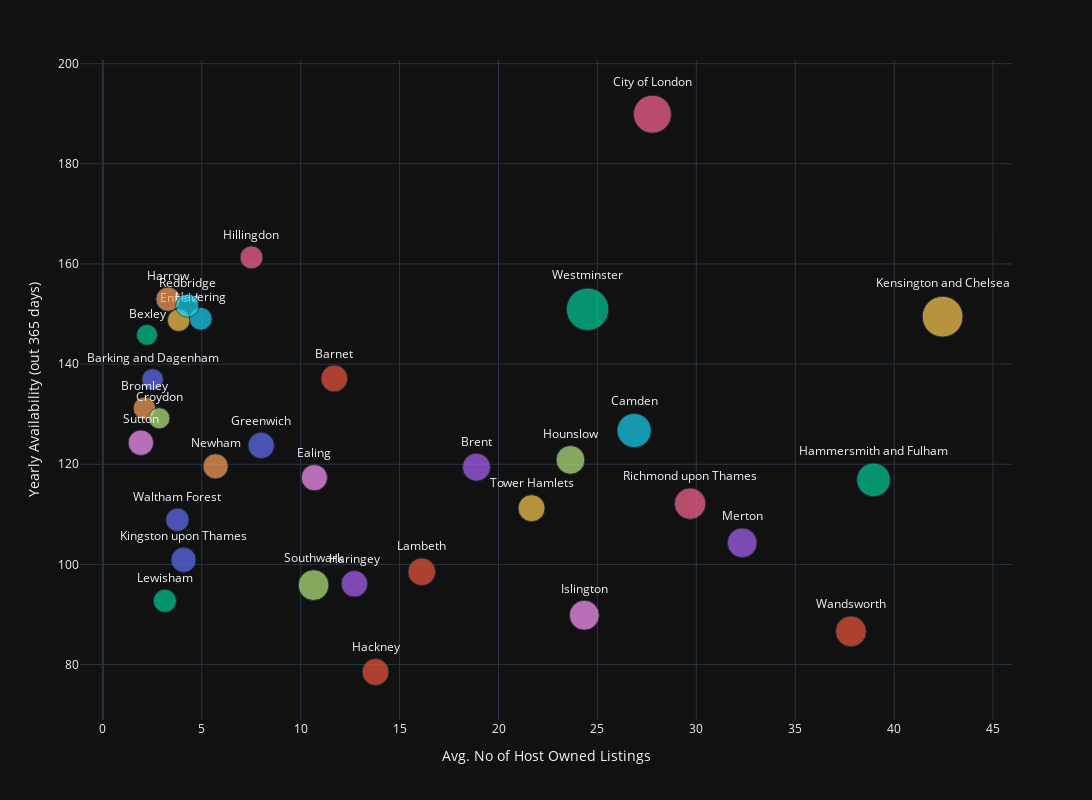

Notebook cell for this chart:
### Code cell
custom_scatter(neighbourhood_avgs, "Avg. No of Host Owned Listings", "Yearly Availability (out 365 days)", "neighbourhood", "neighbourhood", 'Avg. Listing Price (£)')

### Figure 1 — Plotly figure (JSON) as saved in the notebook; plotly's stock layout.template omitted (floating-point values rounded to 4 significant figures)
{"data": [{"hovertemplate": "neighbourhood=%{text}<br>Avg. No of Host Owned Listings=%{x}<br>Yearly Availability (out 365 days)=%{y}<br>Avg. Listing Price (£)=%{marker.size}<extra></extra>", "legendgroup": "Barking and Dagenham", "marker": {"color": "#636efa", "size": [59.83], "sizemode": "area", "sizeref": 0.2619, "symbol": "circle"}, "mode": "markers+text", "name": "Barking and Dagenham", "orientation": "v", "showlegend": true, "text": ["Barking and Dagenham"], "textposition": "top center", "type": "scatter", "x": [2.515], "xaxis": "x", "y": [136.9], "yaxis": "y"}, {"hovertemplate": "neighbourhood=%{text}<br>Avg. No of Host Owned Listings=%{x}<br>Yearly Availability (out 365 days)=%{y}<br>Avg. Listing Price (£)=%{marker.size}<extra></extra>", "legendgroup": "Barnet", "marker": {"color": "#EF553B", "size": [93.64], "sizemode": "area", "sizeref": 0.2619, "symbol": "circle"}, "mode": "markers+text", "name": "Barnet", "orientation": "v", "showlegend": true, "text": ["Barnet"], "textposition": "top center", "type": "scatter", "x": [11.7], "xaxis": "x", "y": [137.1], "yaxis": "y"}, {"hovertemplate": "neighbourhood=%{text}<br>Avg. No of Host Owned Listings=%{x}<br>Yearly Availability (out 365 days)=%{y}<br>Avg. Listing Price (£)=%{marker.size}<extra></extra>", "legendgroup": "Bexley", "marker": {"color": "#00cc96", "size": [57.45], "sizemode": "area", "sizeref": 0.2619, "symbol": "circle"}, "mode": "markers+text", "name": "Bexley", "orientation": "v", "showlegend": true, "text": ["Bexley"], "textposition": "top center", "type": "scatter", "x": [2.234], "xaxis": "x", "y": [145.8], "yaxis": "y"}, {"hovertemplate": "neighbourhood=%{text}<br>Avg. No of Host Owned Listings=%{x}<br>Yearly Availability (out 365 days)=%{y}<br>Avg. Listing Price (£)=%{marker.size}<extra></extra>", "legendgroup": "Brent", "marker": {"color": "#ab63fa", "size": [102.2], "sizemode": "area", "sizeref": 0.2619, "symbol": "circle"}, "mode": "markers+text", "name": "Brent", "orientation": "v", "showlegend": true, "text": ["Brent"], "textposition": "top center", "type": "scatter", "x": [18.89], "xaxis": "x", "y": [119.4], "yaxis": "y"}, {"hovertemplate": "neighbourhood=%{text}<br>Avg. No of Host Owned Listings=%{x}<br>Yearly Availability (out 365 days)=%{y}<br>Avg. Listing Price (£)=%{marker.size}<extra></extra>", "legendgroup": "Bromley", "marker": {"color": "#FFA15A", "size": [65.46], "sizemode": "area", "sizeref": 0.2619, "symbol": "circle"}, "mode": "markers+text", "name": "Bromley", "orientation": "v", "showlegend": true, "text": ["Bromley"], "textposition": "top center", "type": "scatter", "x": [2.102], "xaxis": "x", "y": [131.2], "yaxis": "y"}, {"hovertemplate": "neighbourhood=%{text}<br>Avg. No of Host Owned Listings=%{x}<br>Yearly Availability (out 365 days)=%{y}<br>Avg. Listing Price (£)=%{marker.size}<extra></extra>", "legendgroup": "Camden", "marker": {"color": "#19d3f3", "size": [153.2], "sizemode": "area", "sizeref": 0.2619, "symbol": "circle"}, "mode": "markers+text", "name": "Camden", "orientation": "v", "showlegend": true, "text": ["Camden"], "textposition": "top center", "type": "scatter", "x": [26.86], "xaxis": "x", "y": [126.7], "yaxis": "y"}, {"hovertemplate": "neighbourhood=%{text}<br>Avg. No of Host Owned Listings=%{x}<br>Yearly Availability (out 365 days)=%{y}<br>Avg. Listing Price (£)=%{marker.size}<extra></extra>", "legendgroup": "City of London", "marker": {"color": "#FF6692", "size": [188.5], "sizemode": "area", "sizeref": 0.2619, "symbol": "circle"}, "mode": "markers+text", "name": "City of London", "orientation": "v", "showlegend": true, "text": ["City of London"], "textposition": "top center", "type": "scatter", "x": [27.78], "xaxis": "x", "y": [189.9], "yaxis": "y"}, {"hovertemplate": "neighbourhood=%{text}<br>Avg. No of Host Owned Listings=%{x}<br>Yearly Availability (out 365 days)=%{y}<br>Avg. Listing Price (£)=%{marker.size}<extra></extra>", "legendgroup": "Croydon", "marker": {"color": "#B6E880", "size": [59.14], "sizemode": "area", "sizeref": 0.2619, "symbol": "circle"}, "mode": "markers+text", "name": "Croydon", "orientation": "v", "showlegend": true, "text": ["Croydon"], "textposition": "top center", "type": "scatter", "x": [2.852], "xaxis": "x", "y": [129.2], "yaxis": "y"}, {"hovertemplate": "neighbourhood=%{text}<br>Avg. No of Host Owned Listings=%{x}<br>Yearly Availability (out 365 days)=%{y}<br>Avg. Listing Price (£)=%{marker.size}<extra></extra>", "legendgroup": "Ealing", "marker": {"color": "#FF97FF", "size": [90.22], "sizemode": "area", "sizeref": 0.2619, "symbol": "circle"}, "mode": "markers+text", "name": "Ealing", "orientation": "v", "showlegend": true, "text": ["Ealing"], "textposition": "top center", "type": "scatter", "x": [10.69], "xaxis": "x", "y": [117.3], "yaxis": "y"}, {"hovertemplate": "neighbourhood=%{text}<br>Avg. No of Host Owned Listings=%{x}<br>Yearly Availability (out 365 days)=%{y}<br>Avg. Listing Price (£)=%{marker.size}<extra></extra>", "legendgroup": "Enfield", "marker": {"color": "#FECB52", "size": [66.44], "sizemode": "area", "sizeref": 0.2619, "symbol": "circle"}, "mode": "markers+text", "name": "Enfield", "orientation": "v", "showlegend": true, "text": ["Enfield"], "textposition": "top center", "type": "scatter", "x": [3.832], "xaxis": "x", "y": [148.8], "yaxis": "y"}, {"hovertemplate": "neighbourhood=%{text}<br>Avg. No of Host Owned Listings=%{x}<br>Yearly Availability (out 365 days)=%{y}<br>Avg. Listing Price (£)=%{marker.size}<extra></extra>", "legendgroup": "Greenwich", "marker": {"color": "#636efa", "size": [90.28], "sizemode": "area", "sizeref": 0.2619, "symbol": "circle"}, "mode": "markers+text", "name": "Greenwich", "orientation": "v", "showlegend": true, "text": ["Greenwich"], "textposition": "top center", "type": "scatter", "x": [8.006], "xaxis": "x", "y": [123.8], "yaxis": "y"}, {"hovertemplate": "neighbourhood=%{text}<br>Avg. No of Host Owned Listings=%{x}<br>Yearly Availability (out 365 days)=%{y}<br>Avg. Listing Price (£)=%{marker.size}<extra></extra>", "legendgroup": "Hackney", "marker": {"color": "#EF553B", "size": [94.47], "sizemode": "area", "sizeref": 0.2619, "symbol": "circle"}, "mode": "markers+text", "name": "Hackney", "orientation": "v", "showlegend": true, "text": ["Hackney"], "textposition": "top center", "type": "scatter", "x": [13.78], "xaxis": "x", "y": [78.52], "yaxis": "y"}, {"hovertemplate": "neighbourhood=%{text}<br>Avg. No of Host Owned Listings=%{x}<br>Yearly Availability (out 365 days)=%{y}<br>Avg. Listing Price (£)=%{marker.size}<extra></extra>", "legendgroup": "Hammersmith and Fulham", "marker": {"color": "#00cc96", "size": [148.2], "sizemode": "area", "sizeref": 0.2619, "symbol": "circle"}, "mode": "markers+text", "name": "Hammersmith and Fulham", "orientation": "v", "showlegend": true, "text": ["Hammersmith and Fulham"], "textposition": "top center", "type": "scatter", "x": [38.96], "xaxis": "x", "y": [116.9], "yaxis": "y"}, {"hovertemplate": "neighbourhood=%{text}<br>Avg. No of Host Owned Listings=%{x}<br>Yearly Availability (out 365 days)=%{y}<br>Avg. Listing Price (£)=%{marker.size}<extra></extra>", "legendgroup": "Haringey", "marker": {"color": "#ab63fa", "size": [91.64], "sizemode": "area", "sizeref": 0.2619, "symbol": "circle"}, "mode": "markers+text", "name": "Haringey", "orientation": "v", "showlegend": true, "text": ["Haringey"], "textposition": "top center", "type": "scatter", "x": [12.72], "xaxis": "x", "y": [96.13], "yaxis": "y"}, {"hovertemplate": "neighbourhood=%{text}<br>Avg. No of Host Owned Listings=%{x}<br>Yearly Availability (out 365 days)=%{y}<br>Avg. Listing Price (£)=%{marker.size}<extra></extra>", "legendgroup": "Harrow", "marker": {"color": "#FFA15A", "size": [78.04], "sizemode": "area", "sizeref": 0.2619, "symbol": "circle"}, "mode": "markers+text", "name": "Harrow", "orientation": "v", "showlegend": true, "text": ["Harrow"], "textposition": "top center", "type": "scatter", "x": [3.296], "xaxis": "x", "y": [153.0], "yaxis": "y"}, {"hovertemplate": "neighbourhood=%{text}<br>Avg. No of Host Owned Listings=%{x}<br>Yearly Availability (out 365 days)=%{y}<br>Avg. Listing Price (£)=%{marker.size}<extra></extra>", "legendgroup": "Havering", "marker": {"color": "#19d3f3", "size": [67.68], "sizemode": "area", "sizeref": 0.2619, "symbol": "circle"}, "mode": "markers+text", "name": "Havering", "orientation": "v", "showlegend": true, "text": ["Havering"], "textposition": "top center", "type": "scatter", "x": [4.949], "xaxis": "x", "y": [149.0], "yaxis": "y"}, {"hovertemplate": "neighbourhood=%{text}<br>Avg. No of Host Owned Listings=%{x}<br>Yearly Availability (out 365 days)=%{y}<br>Avg. Listing Price (£)=%{marker.size}<extra></extra>", "legendgroup": "Hillingdon", "marker": {"color": "#FF6692", "size": [68.28], "sizemode": "area", "sizeref": 0.2619, "symbol": "circle"}, "mode": "markers+text", "name": "Hillingdon", "orientation": "v", "showlegend": true, "text": ["Hillingdon"], "textposition": "top center", "type": "scatter", "x": [7.514], "xaxis": "x", "y": [161.3], "yaxis": "y"}, {"hovertemplate": "neighbourhood=%{text}<br>Avg. No of Host Owned Listings=%{x}<br>Yearly Availability (out 365 days)=%{y}<br>Avg. Listing Price (£)=%{marker.size}<extra></extra>", "legendgroup": "Hounslow", "marker": {"color": "#B6E880", "size": [108.5], "sizemode": "area", "sizeref": 0.2619, "symbol": "circle"}, "mode": "markers+text", "name": "Hounslow", "orientation": "v", "showlegend": true, "text": ["Hounslow"], "textposition": "top center", "type": "scatter", "x": [23.64], "xaxis": "x", "y": [120.9], "yaxis": "y"}, {"hovertemplate": "neighbourhood=%{text}<br>Avg. No of Host Owned Listings=%{x}<br>Yearly Availability (out 365 days)=%{y}<br>Avg. Listing Price (£)=%{marker.size}<extra></extra>", "legendgroup": "Islington", "marker": {"color": "#FF97FF", "size": [117.3], "sizemode": "area", "sizeref": 0.2619, "symbol": "circle"}, "mode": "markers+text", "name": "Islington", "orientation": "v", "showlegend": true, "text": ["Islington"], "textposition": "top center", "type": "scatter", "x": [24.34], "xaxis": "x", "y": [89.86], "yaxis": "y"}, {"hovertemplate": "neighbourhood=%{text}<br>Avg. No of Host Owned Listings=%{x}<br>Yearly Availability (out 365 days)=%{y}<br>Avg. Listing Price (£)=%{marker.size}<extra></extra>", "legendgroup": "Kensington and Chelsea", "marker": {"color": "#FECB52", "size": [217.9], "sizemode": "area", "sizeref": 0.2619, "symbol": "circle"}, "mode": "markers+text", "name": "Kensington and Chelsea", "orientation": "v", "showlegend": true, "text": ["Kensington and Chelsea"], "textposition": "top center", "type": "scatter", "x": [42.45], "xaxis": "x", "y": [149.5], "yaxis": "y"}, {"hovertemplate": "neighbourhood=%{text}<br>Avg. No of Host Owned Listings=%{x}<br>Yearly Availability (out 365 days)=%{y}<br>Avg. Listing Price (£)=%{marker.size}<extra></extra>", "legendgroup": "Kingston upon Thames", "marker": {"color": "#636efa", "size": [82.39], "sizemode": "area", "sizeref": 0.2619, "symbol": "circle"}, "mode": "markers+text", "name": "Kingston upon Thames", "orientation": "v", "showlegend": true, "text": ["Kingston upon Thames"], "textposition": "top center", "type": "scatter", "x": [4.08], "xaxis": "x", "y": [100.9], "yaxis": "y"}, {"hovertemplate": "neighbourhood=%{text}<br>Avg. No of Host Owned Listings=%{x}<br>Yearly Availability (out 365 days)=%{y}<br>Avg. Listing Price (£)=%{marker.size}<extra></extra>", "legendgroup": "Lambeth", "marker": {"color": "#EF553B", "size": [100.7], "sizemode": "area", "sizeref": 0.2619, "symbol": "circle"}, "mode": "markers+text", "name": "Lambeth", "orientation": "v", "showlegend": true, "text": ["Lambeth"], "textposition": "top center", "type": "scatter", "x": [16.12], "xaxis": "x", "y": [98.52], "yaxis": "y"}, {"hovertemplate": "neighbourhood=%{text}<br>Avg. No of Host Owned Listings=%{x}<br>Yearly Availability (out 365 days)=%{y}<br>Avg. Listing Price (£)=%{marker.size}<extra></extra>", "legendgroup": "Lewisham", "marker": {"color": "#00cc96", "size": [70.13], "sizemode": "area", "sizeref": 0.2619, "symbol": "circle"}, "mode": "markers+text", "name": "Lewisham", "orientation": "v", "showlegend": true, "text": ["Lewisham"], "textposition": "top center", "type": "scatter", "x": [3.137], "xaxis": "x", "y": [92.73], "yaxis": "y"}, {"hovertemplate": "neighbourhood=%{text}<br>Avg. No of Host Owned Listings=%{x}<br>Yearly Availability (out 365 days)=%{y}<br>Avg. Listing Price (£)=%{marker.size}<extra></extra>", "legendgroup": "Merton", "marker": {"color": "#ab63fa", "size": [115.7], "sizemode": "area", "sizeref": 0.2619, "symbol": "circle"}, "mode": "markers+text", "name": "Merton", "orientation": "v", "showlegend": true, "text": ["Merton"], "textposition": "top center", "type": "scatter", "x": [32.32], "xaxis": "x", "y": [104.3], "yaxis": "y"}, {"hovertemplate": "neighbourhood=%{text}<br>Avg. No of Host Owned Listings=%{x}<br>Yearly Availability (out 365 days)=%{y}<br>Avg. Listing Price (£)=%{marker.size}<extra></extra>", "legendgroup": "Newham", "marker": {"color": "#FFA15A", "size": [83.37], "sizemode": "area", "sizeref": 0.2619, "symbol": "circle"}, "mode": "markers+text", "name": "Newham", "orientation": "v", "showlegend": true, "text": ["Newham"], "textposition": "top center", "type": "scatter", "x": [5.7], "xaxis": "x", "y": [119.6], "yaxis": "y"}, {"hovertemplate": "neighbourhood=%{text}<br>Avg. No of Host Owned Listings=%{x}<br>Yearly Availability (out 365 days)=%{y}<br>Avg. Listing Price (£)=%{marker.size}<extra></extra>", "legendgroup": "Redbridge", "marker": {"color": "#19d3f3", "size": [70.68], "sizemode": "area", "sizeref": 0.2619, "symbol": "circle"}, "mode": "markers+text", "name": "Redbridge", "orientation": "v", "showlegend": true, "text": ["Redbridge"], "textposition": "top center", "type": "scatter", "x": [4.265], "xaxis": "x", "y": [151.7], "yaxis": "y"}, {"hovertemplate": "neighbourhood=%{text}<br>Avg. No of Host Owned Listings=%{x}<br>Yearly Availability (out 365 days)=%{y}<br>Avg. Listing Price (£)=%{marker.size}<extra></extra>", "legendgroup": "Richmond upon Thames", "marker": {"color": "#FF6692", "size": [129.8], "sizemode": "area", "sizeref": 0.2619, "symbol": "circle"}, "mode": "markers+text", "name": "Richmond upon Thames", "orientation": "v", "showlegend": true, "text": ["Richmond upon Thames"], "textposition": "top center", "type": "scatter", "x": [29.69], "xaxis": "x", "y": [112.1], "yaxis": "y"}, {"hovertemplate": "neighbourhood=%{text}<br>Avg. No of Host Owned Listings=%{x}<br>Yearly Availability (out 365 days)=%{y}<br>Avg. Listing Price (£)=%{marker.size}<extra></extra>", "legendgroup": "Southwark", "marker": {"color": "#B6E880", "size": [124.2], "sizemode": "area", "sizeref": 0.2619, "symbol": "circle"}, "mode": "markers+text", "name": "Southwark", "orientation": "v", "showlegend": true, "text": ["Southwark"], "textposition": "top center", "type": "scatter", "x": [10.65], "xaxis": "x", "y": [95.87], "yaxis": "y"}, {"hovertemplate": "neighbourhood=%{text}<br>Avg. No of Host Owned Listings=%{x}<br>Yearly Availability (out 365 days)=%{y}<br>Avg. Listing Price (£)=%{marker.size}<extra></extra>", "legendgroup": "Sutton", "marker": {"color": "#FF97FF", "size": [85.1], "sizemode": "area", "sizeref": 0.2619, "symbol": "circle"}, "mode": "markers+text", "name": "Sutton", "orientation": "v", "showlegend": true, "text": ["Sutton"], "textposition": "top center", "type": "scatter", "x": [1.921], "xaxis": "x", "y": [124.3], "yaxis": "y"}, {"hovertemplate": "neighbourhood=%{text}<br>Avg. No of Host Owned Listings=%{x}<br>Yearly Availability (out 365 days)=%{y}<br>Avg. Listing Price (£)=%{marker.size}<extra></extra>", "legendgroup": "Tower Hamlets", "marker": {"color": "#FECB52", "size": [95.73], "sizemode": "area", "sizeref": 0.2619, "symbol": "circle"}, "mode": "markers+text", "name": "Tower Hamlets", "orientation": "v", "showlegend": true, "text": ["Tower Hamlets"], "textposition": "top center", "type": "scatter", "x": [21.67], "xaxis": "x", "y": [111.2], "yaxis": "y"}, {"hovertemplate": "neighbourhood=%{text}<br>Avg. No of Host Owned Listings=%{x}<br>Yearly Availability (out 365 days)=%{y}<br>Avg. Listing Price (£)=%{marker.size}<extra></extra>", "legendgroup": "Waltham Forest", "marker": {"color": "#636efa", "size": [70.83], "sizemode": "area", "sizeref": 0.2619, "symbol": "circle"}, "mode": "markers+text", "name": "Waltham Forest", "orientation": "v", "showlegend": true, "text": ["Waltham Forest"], "textposition": "top center", "type": "scatter", "x": [3.77], "xaxis": "x", "y": [108.9], "yaxis": "y"}, {"hovertemplate": "neighbourhood=%{text}<br>Avg. No of Host Owned Listings=%{x}<br>Yearly Availability (out 365 days)=%{y}<br>Avg. Listing Price (£)=%{marker.size}<extra></extra>", "legendgroup": "Wandsworth", "marker": {"color": "#EF553B", "size": [124.3], "sizemode": "area", "sizeref": 0.2619, "symbol": "circle"}, "mode": "markers+text", "name": "Wandsworth", "orientation": "v", "showlegend": true, "text": ["Wandsworth"], "textposition": "top center", "type": "scatter", "x": [37.81], "xaxis": "x", "y": [86.63], "yaxis": "y"}, {"hovertemplate": "neighbourhood=%{text}<br>Avg. No of Host Owned Listings=%{x}<br>Yearly Availability (out 365 days)=%{y}<br>Avg. Listing Price (£)=%{marker.size}<extra></extra>", "legendgroup": "Westminster", "marker": {"color": "#00cc96", "size": [235.7], "sizemode": "area", "sizeref": 0.2619, "symbol": "circle"}, "mode": "markers+text", "name": "Westminster", "orientation": "v", "showlegend": true, "text": ["Westminster"], "textposition": "top center", "type": "scatter", "x": [24.5], "xaxis": "x", "y": [151.0], "yaxis": "y"}], "layout": {"autosize": false, "height": 800, "legend": {"itemsizing": "constant", "title": {"text": "neighbourhood"}, "tracegroupgap": 0}, "margin": {"t": 60}, "showlegend": false, "width": 1200, "xaxis": {"anchor": "y", "domain": [0, 1], "tickmode": "array", "title": {"font": {"size": 14}, "text": "Avg. No of Host Owned Listings"}}, "yaxis": {"anchor": "x", "domain": [0, 1], "tickmode": "array", "title": {"font": {"size": 14}, "text": "Yearly Availability (out 365 days)"}}}}
